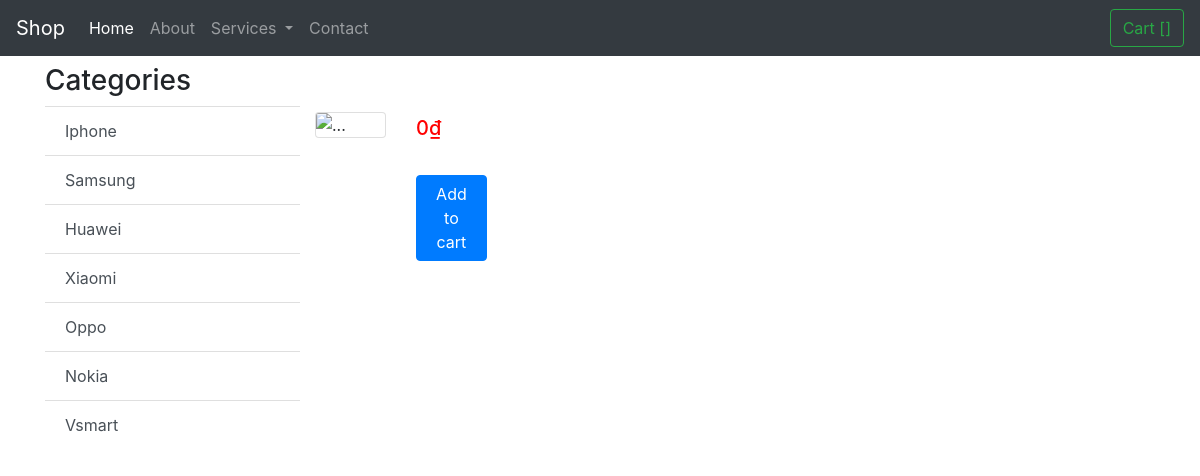
/item.php, run on the app's committed database.
### tables this page shows
CREATE TABLE `categories` (
  `cat_id` int(11) NOT NULL,
  `cat_name` varchar(255) DEFAULT NULL
);

### include/helper/database.php (called while the page is built, shortened)
<?php
class Database
{
    public $host = 'localhost';
    public $user = 'root';
    public $pass = '';
    public $dbname = 'web_ban_dt';
    public $link;
    private function connectDB()
    {
        $this->link = new mysqli($this->host, $this->user, $this->pass, $this->dbname);
    }
    public function select($query)
    {
        $result = $this->link->query($query) or die($this->link->error . __LINE__);
        if ($result->num_rows > 0) {
            return $result;
        } else {
            return false;
        }
    }
}

### business/categoryB.php (called while the page is built, shortened)
<?php
include "./include/helper/database.php";
class CategoryBusiness
{
	static private $cat_list = null;
	public function GetAllCategories()
	{
		$sql = "SELECT * FROM Categories";
		$db = new Database();
		CategoryBusiness::$cat_list = $db->select($sql);
		return CategoryBusiness::$cat_list;
	}
}

### presentation/categoryP.php (the view, shortened to what this page needs)
<?php
include "./business/categoryB.php";
class CategoryPresentation
{
	public function ShowAllCategories()
	{
		$cb = new CategoryBusiness();
		$result = $cb->GetAllCategories();
		while ($row = mysqli_fetch_array($result)) {
			$category = <<<DELIMITER
      <a href="./index.php?category={$row['cat_id']}" class="list-group-item list-group-item-action">{$row['cat_name']}</a>
      DELIMITER;
			echo $category;
		}
	}
}

### data on the page
categories: cat_name "Iphone"
categories: cat_name "Samsung"
categories: cat_name "Huawei"
categories: cat_name "Xiaomi"
categories: cat_name "Oppo"
categories: cat_name "Nokia"
categories: cat_name "Vsmart"

### other printed values
$price "0"
